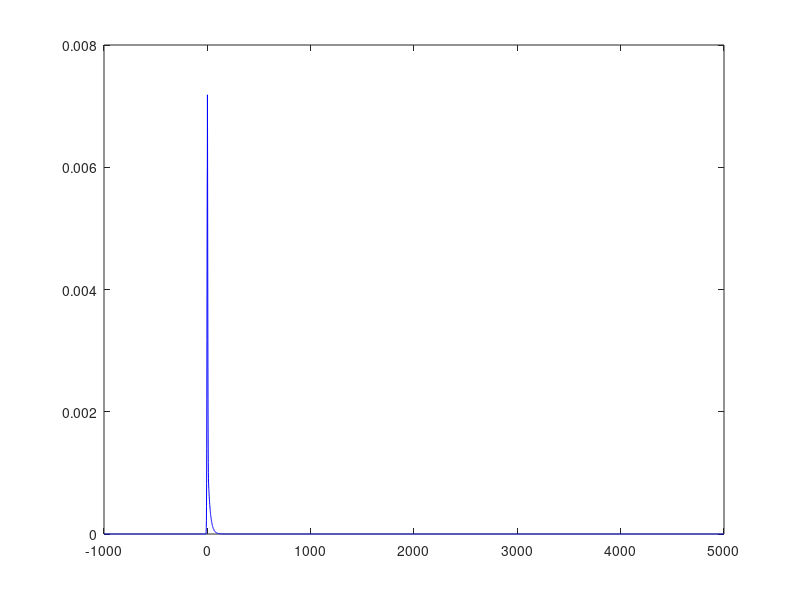
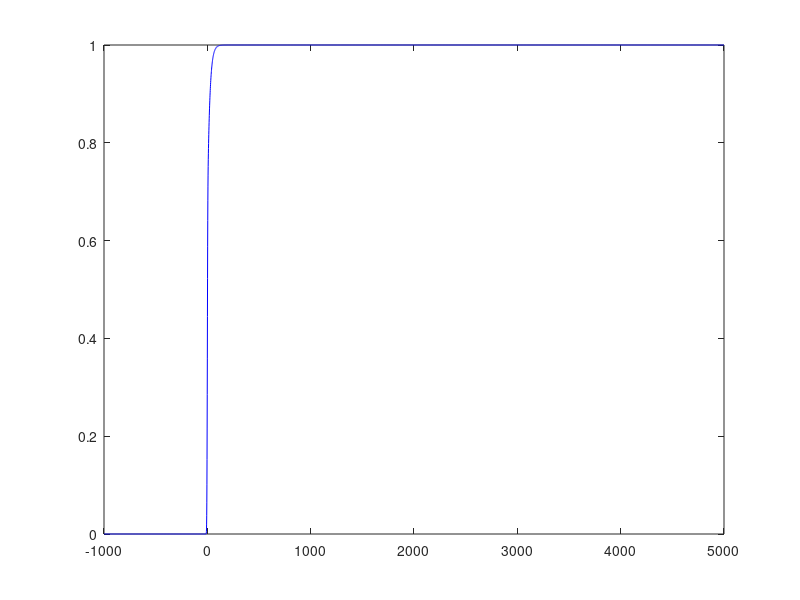
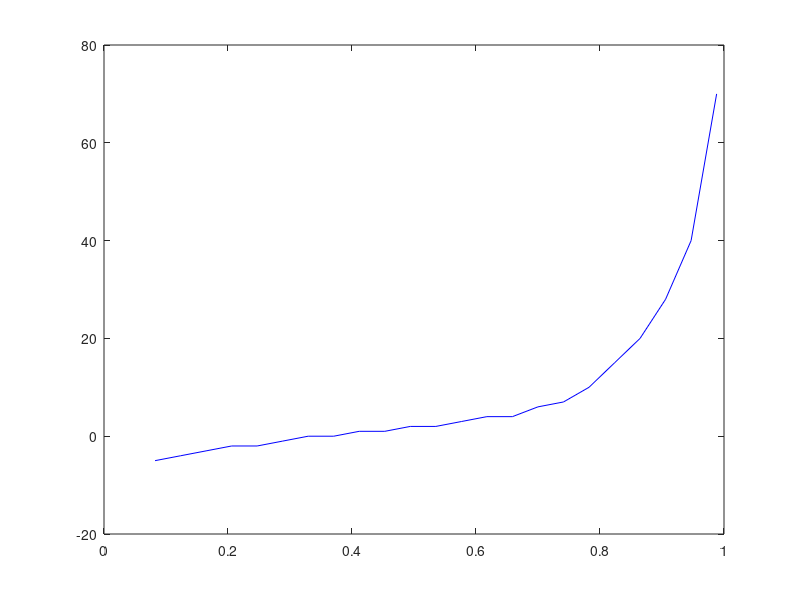

Here is the MATLAB script that generated these plots, in order:
clc
clear all
close all

% Define the camera parameters
% ----------------------------

i = 0.5; % Intensity in photons
q = 0.9; % Quantum yield
c = 0; % Charges (in electrons) that are created during the transfer from the detector to the EM register
g = 200; % Electronic gain of the emCCD detector
f = 11.97; % A/D factor or detector sensitivity
r = 42; % Readout noise

% Define the intensity (count) probability function
% -------------------------------------------------

l = i*q + c;

P_pos = @(Nic) 1/(sqrt(2*pi)*r) * exp(-l - (f*Nic)^2/(2*r^2)) + 2/g * ncx2pdf(2*l,4,2*f*Nic/g);
P_neg = @(Nic) 1/(sqrt(2*pi)*r) * exp(-l - (f*Nic)^2/(2*r^2));

% Calculate the distribution according to the parameters defined above
% --------------------------------------------------------------------

Min_count = -1000;
Max_count = 5000;
Count = Min_count : 1 : Max_count;
pdf = zeros(1,Max_count-Min_count);
pdf = double(pdf);

for Nic = Min_count : 1 : Max_count
    
    n = Nic - Min_count + 1;
    if Nic>0
        pdf(n) = P_pos(Nic);
    else
        pdf(n) = P_neg(Nic);
    end
end

figure(1)
plot(Count, pdf, '-b')

% Infer the cumulative distribution
% ---------------------------------

cdf = zeros(1,Max_count-Min_count);
cdf = double(cdf);

for n = 1 : size(pdf,2)
    if n == 1
        cdf(n) = pdf(n);
    else
        cdf(n) = cdf(n-1) + pdf(n);
    end
end

cdf = cdf/max(cdf);

figure(2)
plot(Count, cdf, '-b')

% Infer the inverse cumulative distribution
% -----------------------------------------

[~, Idx] = max(pdf);
min_step = ( cdf(Idx+1) - cdf(Idx-1) ) /2;

Count = transpose(Count);
cdf = transpose(cdf);
icdf_range = min_step : min_step/2 : 1;
icdf_range = transpose(icdf_range);
icdf = zeros(numel(icdf_range),2);

for n = 1 : numel(icdf_range)
    
    idx = dsearchn(cdf,icdf_range(n));
    icdf(n,:) = [icdf_range(n), Count(idx)];
end

figure(3)
plot(icdf(:,1), icdf(:,2), '-b')
    